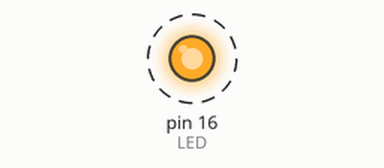
Recording of a sketch running on a simulated Arduino Uno, built with avr-gcc and run on an emulated ATmega328P. Shown: output pins drawn as LEDs (lit = HIGH). Dashed ring = blinking. What the sketch prints to the serial monitor is not drawn.

Above: at 1.1 s.
Timing chart, 0 to 4.8 s (numbered marks = the images above):
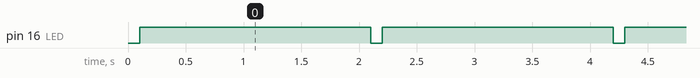

Measured:
- by itself, pin 16 (LED): alternates HIGH for 2.0 s and LOW for 0.10 s

The sketch:

blink.ino
```cpp
#define LED 16

void setup() {
  Serial.begin(9600);
  // put your setup code here, to run once:
  pinMode(LED, OUTPUT);
}

void loop() {
  // put your main code here, to run repeatedly:
  digitalWrite(LED, LOW);
  delay(100);
  digitalWrite(LED, HIGH);
  delay(2000);

  Serial.print(HIGH);
    Serial.print("--");
      Serial.print(LOW);
}
```
